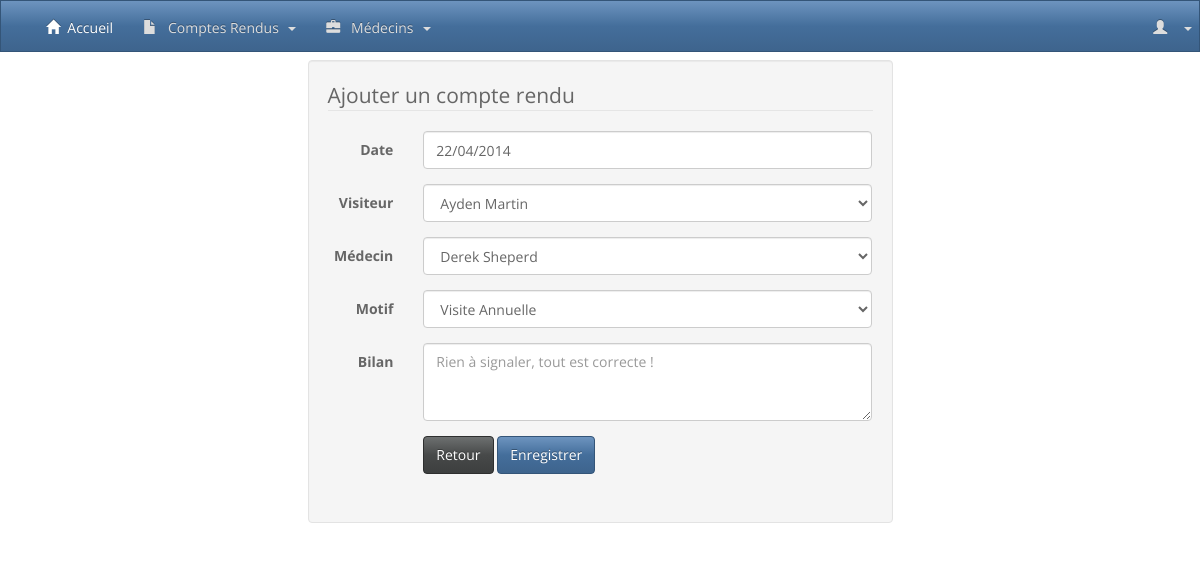
Page /ajouter-compte-rendu.php?id=1 on the earlier database version.
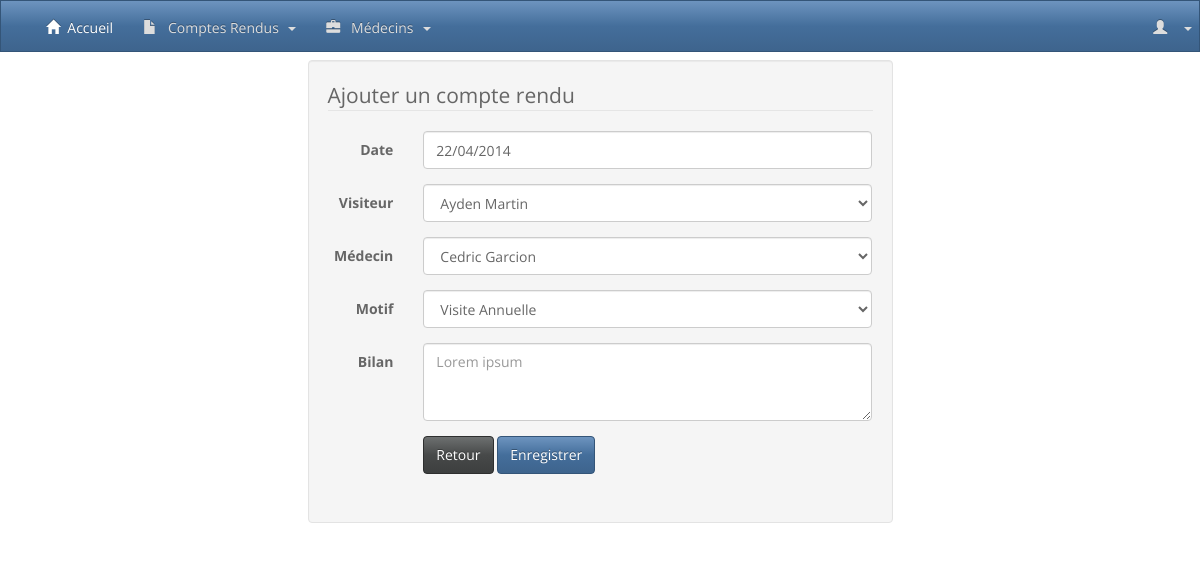
Same page on the later database version.
### tables this page shows
CREATE TABLE IF NOT EXISTS `rapport` (
  `ID` int(32) NOT NULL AUTO_INCREMENT,
  `ID_REDIGER` int(32) NOT NULL,
  `ID_CONCERNE` int(32) NOT NULL,
  `DATERAPPORT` date NOT NULL,
  `MOTIF` int(255) DEFAULT NULL,
  `BILAN` varchar(255) DEFAULT NULL,
  PRIMARY KEY (`ID`),
  KEY `FK_RAPPORT_MEDECIN` (`ID_CONCERNE`),
  KEY `FK_RAPPORT_VISITEUR` (`ID_REDIGER`),
  KEY `FK_RAPPORT_MOTIF` (`MOTIF`)
);

### ajouter-compte-rendu.php (the view, shortened to what this page needs)
<?php
  include("lib/function.php");
  $visiteurModif = "";
  $medecinModif = "";
  $motifModif = "";
  $bilanModif = "";
  if(isset($_GET['id'])){
    $id = $_GET['id'];
    $query = "SELECT * FROM rapport WHERE id = $id;";
    $resultModif = $bdd->query($query);
    foreach ($resultModif as $select) {
      $visiteurModif = $select['ID_REDIGER'];
      $medecinModif = $select['ID_CONCERNE'];
      $motifModif = $select['MOTIF'];
      $bilanModif = $select['BILAN'];
    }
    $query2 = "SELECT * FROM visiteur WHERE id = $visiteurModif;";
    $visiteurSelect = $bdd->query($query2)->fetch();
    $nomVisit = $visiteurSelect['NOM'];
    $prenomVisit = $visiteurSelect['PRENOM'];
    $idVisit = $visiteurSelect['ID'];
    $query2 = "SELECT * FROM medecin WHERE id = $medecinModif;";
    $medecinSelect = $bdd->query($query2)->fetch();
    $nomMed = $medecinSelect['NOM'];
    $idMed = $medecinSelect['ID'];
    $prenomMed = $medecinSelect['PRENOM'];
    $query2 = "SELECT * FROM motif WHERE id = $motifModif;";
    $selectMotif = $bdd->query($query2)->fetch();
    $motifSelect = $selectMotif['libelle'];
    $idBilan = $selectMotif['id'];
  }
  $query= "SELECT * FROM medecin ORDER BY nom;";
  $result_medecin = $bdd->query($query);
  $query= "SELECT * FROM motif ORDER BY libelle;";
  $result_motif = $bdd->query($query);
  $query= "SELECT * FROM visiteur ORDER BY nom;";
  $result_visiteur = $bdd->query($query);
  include("partials/navbar.php");
  include("partials/header.php");
?>
<div class="row">
  <div class="col-sm-3"></div>
  <div class="col-sm-6">
    <div class="well bs-component">
      <form class="form-horizontal" action="#" method="POST">
        <fieldset>
          <legend>Ajouter un compte rendu</legend>
          <div class="form-group">
            <label for="textArea" class="col-lg-2 control-label">Date</label>
            <div class="col-lg-10">
              <input type="text" class="form-control" name="date" id="date" value="<?php echo date("d/m/Y"); ?>" placeholder="<?php echo date("d/m/Y"); ?>">
            </div>
          </div>
           <div class="form-group">
            <label for="select" class="col-lg-2 control-label">Visiteur</label>
            <div class="col-lg-10">
              <select class="form-control" name="visiteur" id="visiteur">
                <?php
                  while($value =$result_visiteur->fetch())
                  {
                    if($nomVisit == $value['NOM'] && $prenomVisit == $value['PRENOM']){
                    echo "<option  selected='selected' value=$idVisit >$prenomVisit $nomVisit </option>";
                    }else{
                      echo "<option  value='".$value['ID']."'>".$value['PRENOM']." ".$value['NOM']."</option>";
                    }
                  }
                ?>
              </select>
            </div>
          </div>
          <div class="form-group">
            <label for="select" class="col-lg-2 control-label">Médecin</label>
            <div class="col-lg-10">
              <select class="form-control" name="medecin" id="medecin">
                <?php
                  while($value =$result_medecin->fetch())
                  {
                    if($nomMed == $value['NOM'] && $prenomMed == $value['PRENOM']){
                      echo "<option  selected='selected' value=$idMed >$prenomMed $nomMed </option>";
                    }else{
                      echo "<option value='".$value['ID']."'>".$value['PRENOM']." ".$value['NOM']."</option>";
                    }
                  }
                ?>
              </select>
            </div>
          </div>
          <div class="form-group">
            <label for="select" class="col-lg-2 control-label">Motif</label>
            <div class="col-lg-10">
              <select class="form-control" name="motif" id="motif">
                  <?php
                    while($value =$result_motif->fetch())
                    {
                      if($motifSelect == $value['libelle']){
                        echo "<option  selected='selected' value=$idBilan >$motifSelect</option>";
                      }else{
                        echo "<option value='".$value['id']."'>".$value['libelle']."</option>";
                      }
                    }
                  ?>
              </select>
            </div>
          </div>
          <div class="form-group">
            <label for="textArea" class="col-lg-2 control-label">Bilan</label>
            <div class="col-lg-10">
              <textarea class="form-control" rows="3" name="bilan" id="bilan" value="<?= $bilanModif; ?>" placeholder="<?= $bilanModif; ?>"></textarea>
            </div>
          </div>
          <div class="form-group">
            <div class="col-lg-10 col-lg-offset-2">
              <a href="<?= WEBROOT;?>"><button type="button" class="btn btn-default">Retour</button></a>
              <button type="submit" class="btn btn-primary">Enregistrer</button>
            </div>
          </div>
        </fieldset>
      </form>
    </div>
  </div>
<?php include("partials/footer.php");?>

Differences in the rows shown:
changed rapport: bilan "Rien à signaler, tout est correcte !" → "Lorem ipsum"
Other differences:
form field medecin: "Derek Sheperd" → "Cedric Garcion"
